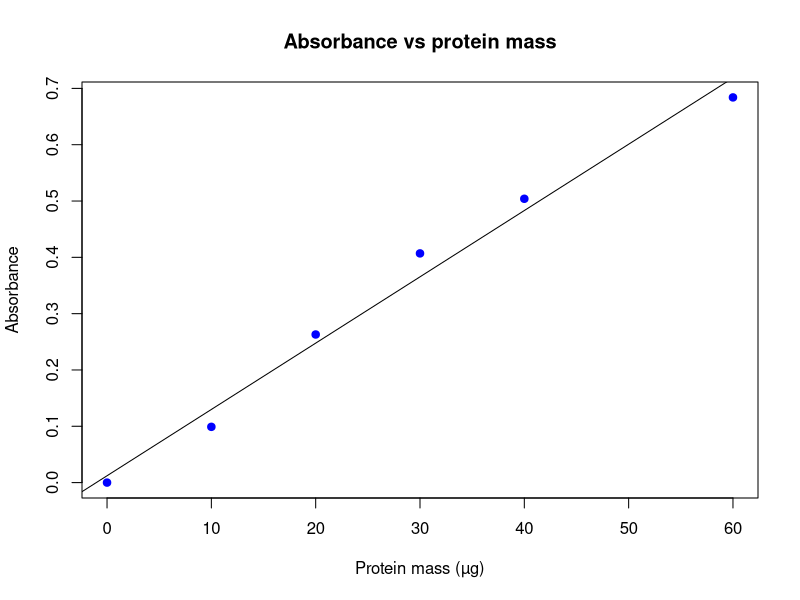

Generate this figure with R:
# x and y axes
protein_mass_ul <- c(0,10,20,30,40,60)
absorbance <- c(0, 0.099, 0.263, 0.407, 0.504, 0.684)

# plot
plot(protein_mass_ul, absorbance, col = "blue", pch = 19,
     xlab = "Protein mass (µg)", ylab = "Absorbance",
     main = "Absorbance vs protein mass",)

# linear regression

assay_lm <- lm(absorbance ~ protein_mass_ul)
abline(assay_lm)
coef(assay_lm) # y = 0.0118*x + 0.0122

# tests
summary(assay_lm) #R^2 = 0.9821

# interpolation - function
interpolate_protein_mass <- function(absorbance_value) {
  # Calculate the protein concentration for a given absorbance value
  assay_intercept <- coef(assay_lm)[1]
  assay_slope <- coef(assay_lm)[2]
  
  # Solve for x in y = mx + b
  protein_mass <- (absorbance_value - assay_intercept) / assay_slope
  return(protein_mass)
}

# > interpolate_protein_mass(0.309) 
# > interpolate_protein_mass(0.440)
# > interpolate_protein_mass(0.433)
